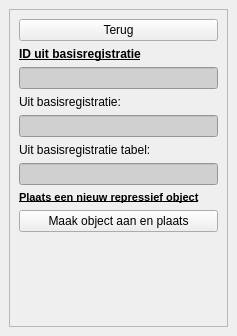
<?xml version="1.0" encoding="UTF-8"?>
<ui version="4.0">
 <class>Object</class>
 <widget class="QDockWidget" name="Object">
  <property name="geometry">
   <rect>
    <x>0</x>
    <y>0</y>
    <width>237</width>
    <height>336</height>
   </rect>
  </property>
  <property name="sizePolicy">
   <sizepolicy hsizetype="Minimum" vsizetype="Preferred">
    <horstretch>0</horstretch>
    <verstretch>0</verstretch>
   </sizepolicy>
  </property>
  <property name="minimumSize">
   <size>
    <width>89</width>
    <height>111</height>
   </size>
  </property>
  <property name="features">
   <set>QDockWidget::DockWidgetFloatable|QDockWidget::DockWidgetMovable</set>
  </property>
  <property name="windowTitle">
   <string>OIV Objecten</string>
  </property>
  <widget class="QWidget" name="dockWidgetContents">
   <layout class="QVBoxLayout" name="verticalLayout_2">
    <item>
     <widget class="QScrollArea" name="scrollArea">
      <property name="widgetResizable">
       <bool>true</bool>
      </property>
      <widget class="QWidget" name="scrollAreaWidgetContents">
       <property name="geometry">
        <rect>
         <x>0</x>
         <y>0</y>
         <width>217</width>
         <height>294</height>
        </rect>
       </property>
       <layout class="QVBoxLayout" name="verticalLayout_3">
        <item>
         <layout class="QVBoxLayout" name="verticalLayout">
          <item>
           <widget class="QPushButton" name="terug">
            <property name="text">
             <string>Terug</string>
            </property>
           </widget>
          </item>
          <item>
           <widget class="QLabel" name="label">
            <property name="sizePolicy">
             <sizepolicy hsizetype="Minimum" vsizetype="Fixed">
              <horstretch>0</horstretch>
              <verstretch>0</verstretch>
             </sizepolicy>
            </property>
            <property name="font">
             <font>
              <family>Arial</family>
              <weight>75</weight>
              <bold>true</bold>
              <underline>true</underline>
             </font>
            </property>
            <property name="text">
             <string>ID uit basisregistratie</string>
            </property>
            <property name="wordWrap">
             <bool>true</bool>
            </property>
           </widget>
          </item>
          <item>
           <widget class="QLineEdit" name="identificatienummer">
            <property name="sizePolicy">
             <sizepolicy hsizetype="Minimum" vsizetype="Fixed">
              <horstretch>0</horstretch>
              <verstretch>0</verstretch>
             </sizepolicy>
            </property>
            <property name="acceptDrops">
             <bool>false</bool>
            </property>
            <property name="styleSheet">
             <string notr="true">background-color: rgb(208, 208, 208);
border-color: rgba(255, 255, 255, 0);</string>
            </property>
           </widget>
          </item>
          <item>
           <widget class="QLabel" name="label_2">
            <property name="sizePolicy">
             <sizepolicy hsizetype="Minimum" vsizetype="Fixed">
              <horstretch>0</horstretch>
              <verstretch>0</verstretch>
             </sizepolicy>
            </property>
            <property name="text">
             <string>Uit basisregistratie:</string>
            </property>
            <property name="wordWrap">
             <bool>true</bool>
            </property>
           </widget>
          </item>
          <item>
           <widget class="QLineEdit" name="bron">
            <property name="sizePolicy">
             <sizepolicy hsizetype="Minimum" vsizetype="Fixed">
              <horstretch>0</horstretch>
              <verstretch>0</verstretch>
             </sizepolicy>
            </property>
            <property name="acceptDrops">
             <bool>false</bool>
            </property>
            <property name="styleSheet">
             <string notr="true">background-color: rgb(208, 208, 208);
border-color: rgba(255, 255, 255, 0);</string>
            </property>
           </widget>
          </item>
          <item>
           <widget class="QLabel" name="label_3">
            <property name="sizePolicy">
             <sizepolicy hsizetype="Minimum" vsizetype="Fixed">
              <horstretch>0</horstretch>
              <verstretch>0</verstretch>
             </sizepolicy>
            </property>
            <property name="text">
             <string>Uit basisregistratie tabel:</string>
            </property>
            <property name="wordWrap">
             <bool>true</bool>
            </property>
           </widget>
          </item>
          <item>
           <widget class="QLineEdit" name="bron_table">
            <property name="sizePolicy">
             <sizepolicy hsizetype="Minimum" vsizetype="Fixed">
              <horstretch>0</horstretch>
              <verstretch>0</verstretch>
             </sizepolicy>
            </property>
            <property name="acceptDrops">
             <bool>false</bool>
            </property>
            <property name="styleSheet">
             <string notr="true">background-color: rgb(208, 208, 208);
border-color: rgba(255, 255, 255, 0);</string>
            </property>
           </widget>
          </item>
          <item>
           <widget class="QLabel" name="label_12">
            <property name="sizePolicy">
             <sizepolicy hsizetype="Minimum" vsizetype="Fixed">
              <horstretch>0</horstretch>
              <verstretch>0</verstretch>
             </sizepolicy>
            </property>
            <property name="font">
             <font>
              <family>Arial</family>
              <pointsize>8</pointsize>
              <weight>75</weight>
              <bold>true</bold>
              <underline>true</underline>
              <strikeout>false</strikeout>
             </font>
            </property>
            <property name="text">
             <string>Plaats een nieuw repressief object</string>
            </property>
            <property name="wordWrap">
             <bool>true</bool>
            </property>
           </widget>
          </item>
          <item>
           <widget class="QPushButton" name="opslaan">
            <property name="text">
             <string>Maak object aan en plaats</string>
            </property>
            <property name="icon">
             <iconset>
              <normaloff>:/plugins/oiv/config_files/info.png</normaloff>:/plugins/oiv/config_files/info.png</iconset>
            </property>
            <property name="iconSize">
             <size>
              <width>32</width>
              <height>32</height>
             </size>
            </property>
           </widget>
          </item>
          <item>
           <spacer name="verticalSpacer_2">
            <property name="orientation">
             <enum>Qt::Vertical</enum>
            </property>
            <property name="sizeHint" stdset="0">
             <size>
              <width>0</width>
              <height>0</height>
             </size>
            </property>
           </spacer>
          </item>
         </layout>
        </item>
       </layout>
      </widget>
     </widget>
    </item>
   </layout>
  </widget>
 </widget>
 <resources/>
 <connections/>
</ui>
